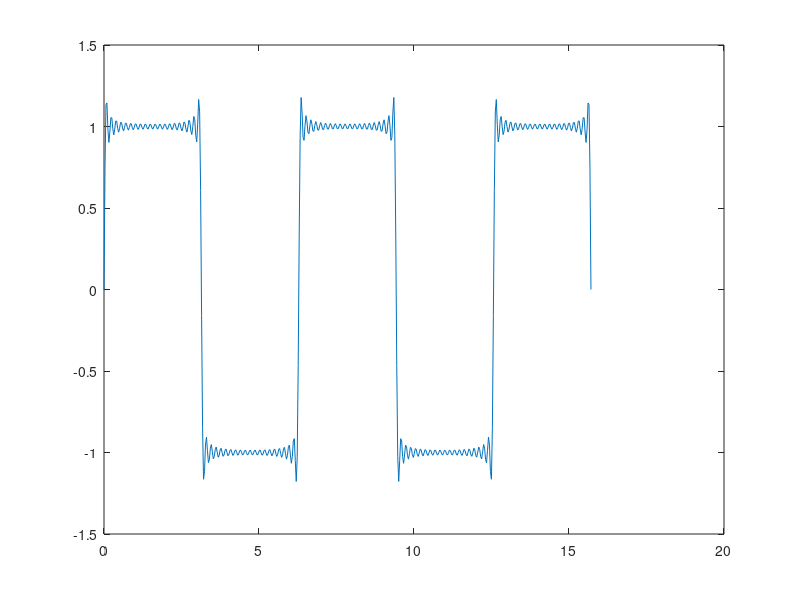

This chart was generated by the following MATLAB code:
N = 39; % Number of harmonics
t = linspace(0,5*pi,500); % t-vals
f = zeros(1,500); % f(t)-vals

% for i=1,3,5,7...,N
for n = 1:2:N
    b = 4.0/(pi*n); % calc coefficient
    f = f + b*sin(n*t); % add harmonic to soln 
end

plot(t,f)
